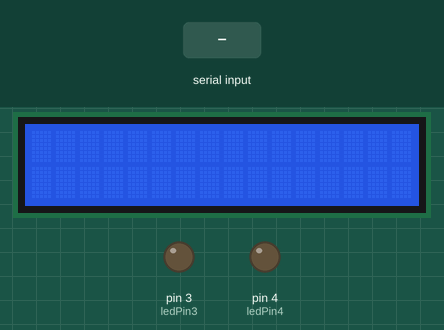
This sketch was run on a simulated Arduino Uno, built with avr-gcc and run on an emulated ATmega328P. Parts: 16×2 character LCD, output pins drawn as LEDs (lit = HIGH). Inputs (shaded band) come from the test bench.

Above: at 1.2 s.
1.3 s: "1" received over Serial
At 1.9 s:
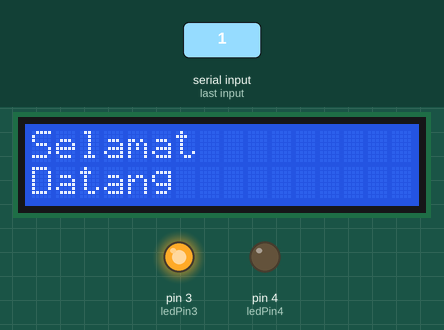
2.8 s: "2" received over Serial
At 4.0 s:
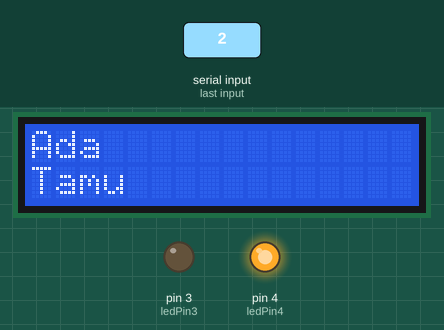
4.3 s: "0" received over Serial
At 5.2 s:
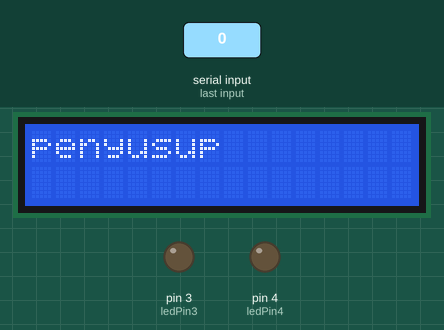
Timing chart, 0 to 7.3 s (numbered marks = the images above; inputs shaded):
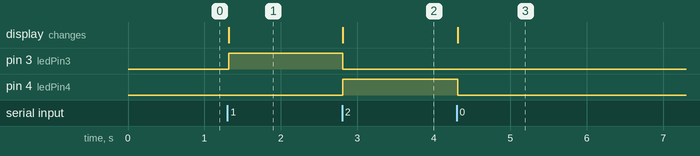

Measured:
- after the input at 1.3 s, pin 3 (ledPin3): LOW → HIGH at once; the display: changes at once (image 1)
- after the input at 2.8 s, pin 3 (ledPin3): HIGH → LOW at once; pin 4 (ledPin4): LOW → HIGH at once; the display: changes at once (image 2)
- after the input at 4.3 s, pin 4 (ledPin4): HIGH → LOW at once; the display: changes at once (image 3)

The sketch:

ard_chaser.ino
```cpp
#include <Wire.h>
#include <LiquidCrystal_I2C.h>

LiquidCrystal_I2C lcd(0x27, 16, 2);

// Define LED pins
const int ledPin3 = 3;  // Pin for LED when ID is 2
const int ledPin4 = 4;  // Pin for LED when ID is 4 or 1

void setup() {
  Serial.begin(9600);
  lcd.begin();
  lcd.backlight();  // Enable LCD backlight

  // Set LED pins as OUTPUT
  pinMode(ledPin3, OUTPUT);
  pinMode(ledPin4, OUTPUT);
}

void loop() {
  if (Serial.available() > 0) {
    char command = Serial.read();
    lcd.clear();
    lcd.setCursor(0, 0);

    if (command == '1') {
      lcd.print("Selamat");
      lcd.setCursor(0, 1);
      lcd.print("Datang");
      digitalWrite(ledPin4, LOW);  // Turn off LED on pin 4
      digitalWrite(ledPin3, HIGH);  // Turn on LED on pin 3
    } else if (command == '2') {
      lcd.print("Ada");
      lcd.setCursor(0, 1);
      lcd.print("Tamu");
      digitalWrite(ledPin3, LOW);  // Turn off LED on pin 3
      digitalWrite(ledPin4, HIGH);  // Turn on LED on pin 4
    } else if (command == '0') {
      lcd.print("penyusup");
      digitalWrite(ledPin3, LOW);  // Turn off LED on pin 3
      digitalWrite(ledPin4, LOW);  // Turn off LED on pin 4
    }
  }
}
```
